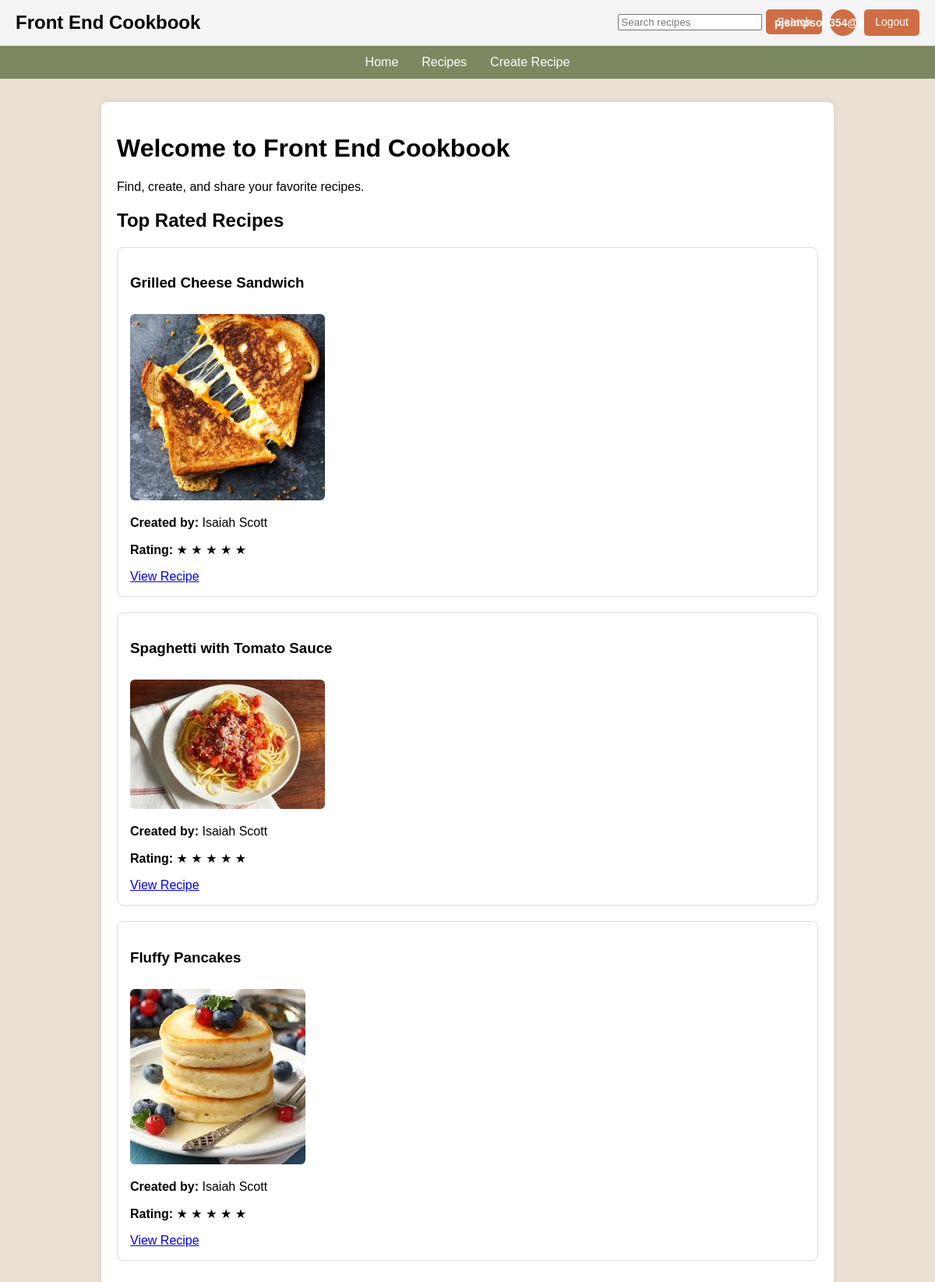
Screenshot of /home (signed in) with the database file from the repository.
### app/models.py (models this page shows, shortened)
class Recipe(db.Model):
    __tablename__ = "recipes"
    id = db.Column(db.Integer, primary_key=True)
    title = db.Column(db.String(100), nullable=False)
    ingredients = db.Column(db.Text, nullable=False)
    instructions = db.Column(db.Text, nullable=False)
    image_filename = db.Column(db.String(255), nullable=True)
    rating = db.Column(db.Integer, default=0)
    user_id = db.Column(db.Integer, db.ForeignKey("users.id"), nullable=True)
    forked_from_id = db.Column(db.Integer, db.ForeignKey("recipes.id"), nullable=True)

class User(db.Model):
    __tablename__ = "users"
    id = db.Column(db.Integer, primary_key=True)
    first_name = db.Column(db.String(50), nullable=False)
    last_name = db.Column(db.String(50), nullable=False)
    email = db.Column(db.String(120), unique=True, nullable=False)
    password_hash = db.Column(db.String(255), nullable=False)
    recipes = db.relationship("Recipe", backref="author", lazy=True)

### app/routes.py (the view)
@app.route("/home")
def home():
    top_recipes = Recipe.query.filter(
        Recipe.rating > 0
    ).order_by(
        Recipe.rating.desc()
    ).limit(3).all()
    return render_template("homepage.html", top_recipes=top_recipes)

### app/templates/homepage.html (shortened to what this page needs)
{% extends "base.html" %}
{% block content %}
<h1>Welcome to Front End Cookbook</h1>
<p>Find, create, and share your favorite recipes.</p>
<h2>Top Rated Recipes</h2>
{% if top_recipes %}
    {% for recipe in top_recipes %}
        <div class="recipe-card">
            <h3>{{ recipe.title }}</h3>
            {% if recipe.image_filename %}
                <img src="{{ url_for('static', filename='uploads/' + recipe.image_filename) }}" alt="{{ recipe.title }}">
            {% endif %}
            {% if recipe.author %}
                <p>
                    <strong>Created by:</strong>
                    {{ recipe.author.first_name }} {{ recipe.author.last_name }}
                </p>
            {% endif %}
            <p>
                <strong>Rating:</strong>
                {% for i in range(recipe.rating) %}
                    ★
                {% endfor %}
            </p>
            <a href="{{ url_for('view_recipe', recipe_id=recipe.id) }}">
                View Recipe
            </a>
        </div>
    {% endfor %}
{% else %}
    <p>No rated recipes yet.</p>
{% endif %}
{% endblock %}

### app/templates/base.html (style rules this page uses)
body { margin: 0; font-family: Arial, sans-serif; background-color: #EAE1D4; }
.recipe-card img { max-width: 250px; border-radius: 6px; margin-top: 10px; }
.recipe-card { border: 1px solid #ddd; border-radius: 8px; padding: 16px; margin-bottom: 20px; background-color: #fff; }

### rows the page displays
Recipe: title "Grilled Cheese Sandwich", image_filename (picture), author.first_name "Isaiah", author.last_name "Scott", rating 5 (drawn)
Recipe: title "Spaghetti with Tomato Sauce", image_filename (picture), author.first_name "Isaiah", author.last_name "Scott", rating 5 (drawn)
Recipe: title "Fluffy Pancakes", image_filename (picture), author.first_name "Isaiah", author.last_name "Scott", rating 5 (drawn)

### other values shown
{{ session.get("user_initials") }} "pjsimpson354@gmail.com"
